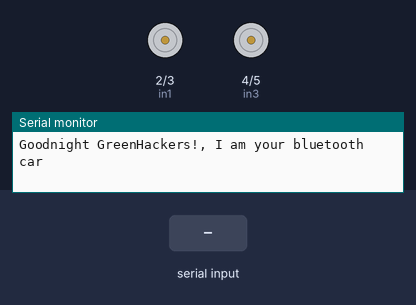
Bench run of a sketch on a simulated Arduino Uno, built with avr-gcc and run on an emulated ATmega328P. Shown: motor-driver pin pairs drawn as motors (green arrow = first pin HIGH = forward, orange = second pin HIGH = backward, longer = more drive, scaled by the enable pin), the last lines printed to the serial monitor. Inputs (shaded band) come from the test bench.

Above: at 1.2 s.
1.3 s: "2" received over the second serial link
At 2.3 s:
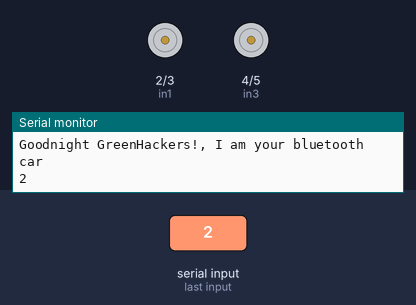
2.9 s: "1" received over the second serial link
At 3.5 s:
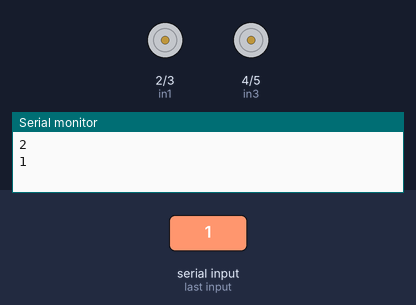
4.5 s: "3" received over the second serial link
At 5.7 s:
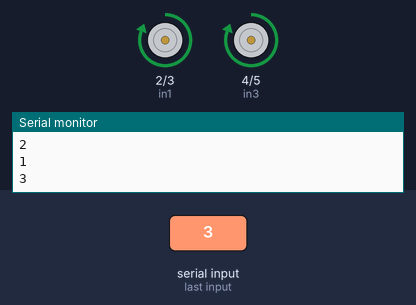
6.0 s: "4" received over the second serial link
At 7.0 s:
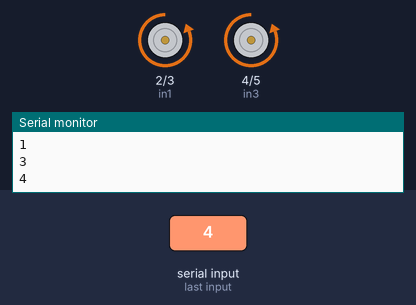
7.5 s: "7" received over the second serial link
At 8.2 s:
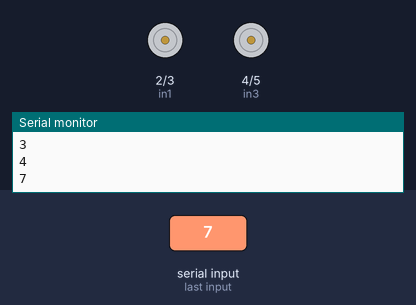
9.0 s: "5" received over the second serial link
At 9.3 s:
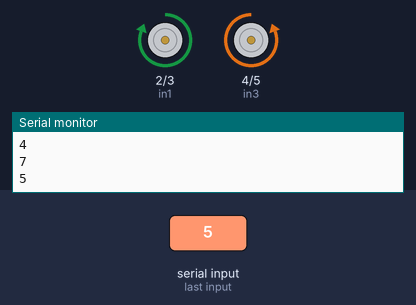
Timing chart, 0 to 11.5 s (numbered marks = the images above; inputs shaded):
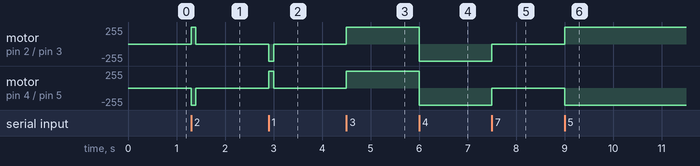

The sketch:

BluetoothCar201704.ino
```cpp
/*
  This program is to communicate with bluetooth
  and android mobile phone
  by Dr. Aung Win Htut

*/
#include <SoftwareSerial.h>

SoftwareSerial mySerial(9, 10); // RX, TX

int in1=2; //Arduino pin 2 connected to L298 pin in1
int in2=3; //Arduino pin 3 connected to L298 pin in2
int in3=4; //Arduino pin 4 connected to L298 pin in3
int in4=5; //Arduino pin 5 connected to L298 pin in4
int ena=6; //Arduino pin 6 connected to L298 pin ena
int enb=7; //Arduino pin 7 connected to L298 pin enb
int d=0; //delay if you need to control speed

char ch;
void setup() {
  // Open serial communications and wait for port to open:
  Serial.begin(9600);
  while (!Serial) {
    ; // wait for serial port to connect. Needed for native USB port only
  }

  pinMode(in1, OUTPUT);
  pinMode(in2, OUTPUT);
  pinMode(in3, OUTPUT);
  pinMode(in4, OUTPUT);
  pinMode(ena, OUTPUT);
  pinMode(enb, OUTPUT);

  Serial.println("Goodnight GreenHackers!, I am your bluetooth car");

  // set the data rate for the SoftwareSerial port
  mySerial.begin(9600);
  mySerial.println("Hello, world?");
}

void loop() { // run over and over

  if (mySerial.available()) {
    //Serial.println("bluetooth sending");
    ch = mySerial.read();
    Serial.println(ch);
    if (ch == '2')
    {
      funTurnLeft();
    }
    else if (ch == '1')
    {
      funTrunRight();
    }
    else if (ch == '3')
    {
      funForward();
    }
    else if (ch == '4')
    {
      funBackward();
    }
    else if (ch == '5')
    {
      funLoopLeft();
    }
    else if (ch == '6')
    {
      funLoopRight();
    }
    else if (ch == '7')
    {
      funStop();
    }
    else if (ch == '8')
    {
      funStop();
    }

  }
  if (Serial.available()) {
    mySerial.write(Serial.read());
  }
}


void funForward()
{
  digitalWrite(in1, HIGH);
  digitalWrite(in2, LOW);
  analogWrite(ena, 255);
  digitalWrite(in3, HIGH);
  digitalWrite(in4, LOW);
  analogWrite(enb, 255);
  delay(d);
  //funStop();

}
void funBackward()
{
  digitalWrite(in1, LOW);
  digitalWrite(in2, HIGH);
  analogWrite(ena, 255);
  digitalWrite(in3, LOW);
  digitalWrite(in4, HIGH);
  analogWrite(enb, 255);
  delay(d);
  //funStop();
}
void funTurnLeft()
{
  digitalWrite(in1, HIGH);
  digitalWrite(in2, LOW);
  analogWrite(ena, 255);
  digitalWrite(in3, LOW);
  digitalWrite(in4, HIGH);
  analogWrite(enb, 255);
  delay(100);
  funStop();

}
void funTrunRight()
{
  digitalWrite(in1, LOW);
  digitalWrite(in2, HIGH);
  analogWrite(ena, 255);
  digitalWrite(in3, HIGH);
  digitalWrite(in4, LOW);
  analogWrite(enb, 255);
  delay(100);
  funStop();
}
void funLoopLeft()
{
  digitalWrite(in1, HIGH);
  digitalWrite(in2, LOW);
  analogWrite(ena, 255);
  digitalWrite(in3, LOW);
  digitalWrite(in4, HIGH);
  analogWrite(enb, 255);
}
void funLoopRight()
{
   digitalWrite(in1, LOW);
  digitalWrite(in2, HIGH);
  analogWrite(ena, 255);
  digitalWrite(in3, HIGH);
  digitalWrite(in4, LOW);
  analogWrite(enb, 255);
}
void funStop()
{
  analogWrite(ena,0);
  analogWrite(enb,0);
}
```

Measured:
- after the input at 1.3 s, motor on pin 2 (in1) / pin 3 (in2): stopped → forward 255/255 at once, → stopped 0.10 s later; motor on pin 4 (in3) / pin 5 (in4): stopped → backward 255/255 at once, → stopped 0.10 s later
- after the input at 2.9 s, motor on pin 2 (in1) / pin 3 (in2): stopped → backward 255/255 at once, → stopped 0.10 s later; motor on pin 4 (in3) / pin 5 (in4): stopped → forward 255/255 at once, → stopped 0.10 s later
- after the input at 4.5 s, motor on pin 2 (in1) / pin 3 (in2), motor on pin 4 (in3) / pin 5 (in4): stopped → forward 255/255 at once
- after the input at 6.0 s, motor on pin 2 (in1) / pin 3 (in2), motor on pin 4 (in3) / pin 5 (in4): forward 255/255 → backward 255/255 at once
- after the input at 7.5 s, motor on pin 2 (in1) / pin 3 (in2), motor on pin 4 (in3) / pin 5 (in4): backward 255/255 → stopped at once
- after the input at 9.0 s, motor on pin 2 (in1) / pin 3 (in2): stopped → forward 255/255 at once; motor on pin 4 (in3) / pin 5 (in4): stopped → backward 255/255 at once
